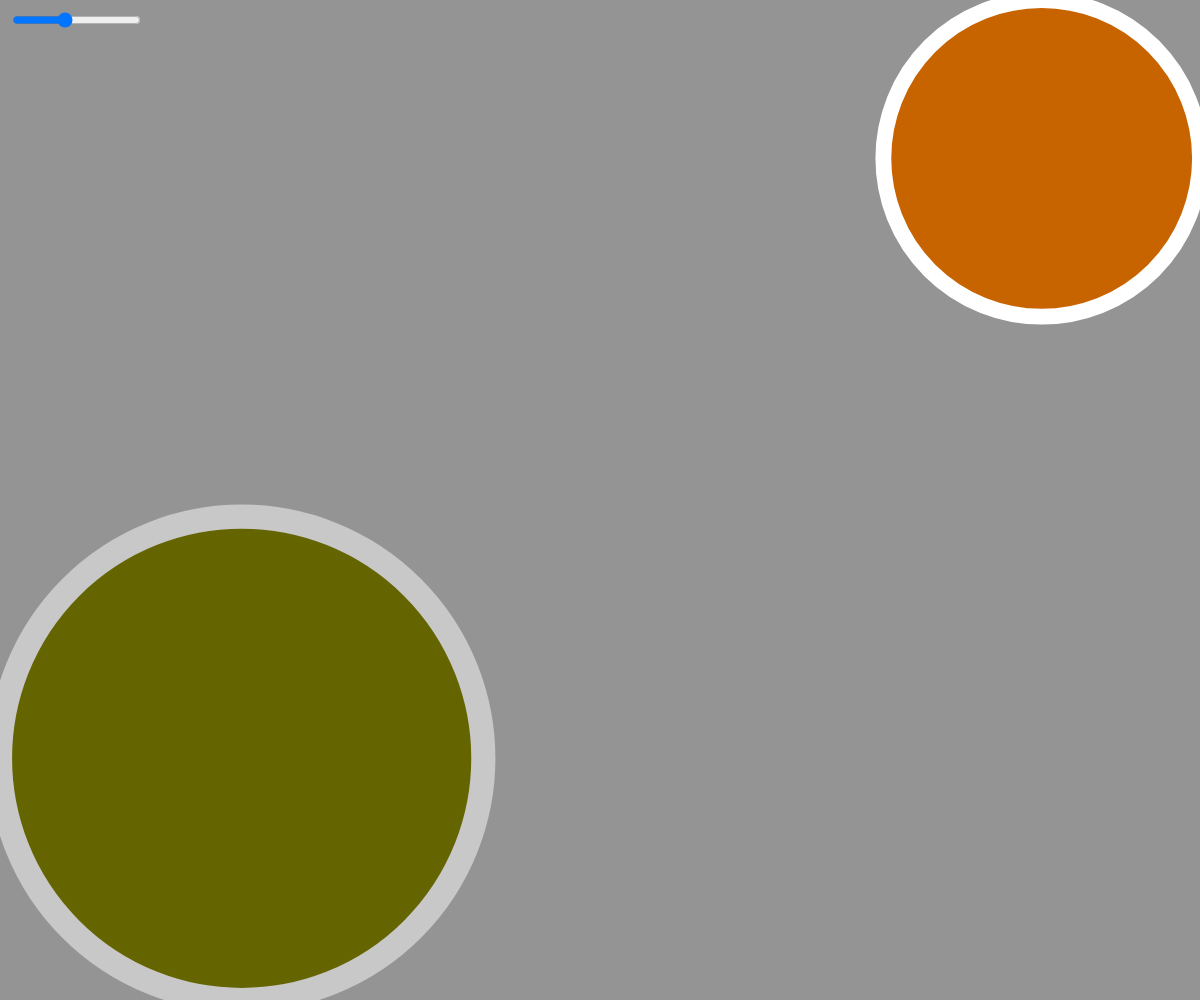
Frame 1 (no input)
Frame 60 (no input): identical to frame 1, image omitted
Frame 120 (the mouse pressed at the canvas centre since frame 60): identical to frame 1, image omitted

The p5.js sketch that drew this single still picture (run headless with seeded random() and noise() and a simulated clock; from frame 60 on, the mouse is pressed at the canvas centre):

// p5.js sketch
// ── sketch.js
let valueSlider;

function setup() { 
  createCanvas(windowWidth, windowHeight);
  valueSlider = createSlider(-10, 38, 9);
  valueSlider.position(10, 10);
  valueSlider.class("regler");
}


function draw() {

  let inputValue = valueSlider.value();

  let inputMin = -10;
  let inputMax = 38;

  let outputMin = 100;
  let outputMax = 220;

  let sizeMin = 0; 
  let sizeMax = 800;

  let strokeMin = 0;
  let strokeMax = 40;
  
  let outputValue = map(inputValue, inputMin, inputMax, outputMin, outputMax);
  let sizeGrowing = map(inputValue, inputMin, inputMax, sizeMin, sizeMax);
  let strokeGrowing = map(inputValue, inputMin, inputMax, strokeMin, strokeMax);
  let sizeShrinking = map(inputValue, inputMin, inputMax, sizeMax, sizeMin);
  let strokeShrinking = map(inputValue, inputMin, inputMax, strokeMax, strokeMin);

  background(outputValue);

  fill(200, 100, 0); 
  stroke(255); 
  strokeWeight(strokeGrowing); 
  ellipse(width - sizeGrowing / 2, sizeGrowing / 2, sizeGrowing, sizeGrowing);

  fill(100, 100, 0);  
  stroke(200, 200, 200);
  strokeWeight(strokeShrinking); 
  ellipse(sizeShrinking / 2, height - sizeShrinking / 2, sizeShrinking, sizeShrinking);
}

// ── style.css
html, body {
  margin: 0;
  padding: 0;
}

canvas {
  display: block;
}

.regler {
  outline: none;
  width: 50%;
}
